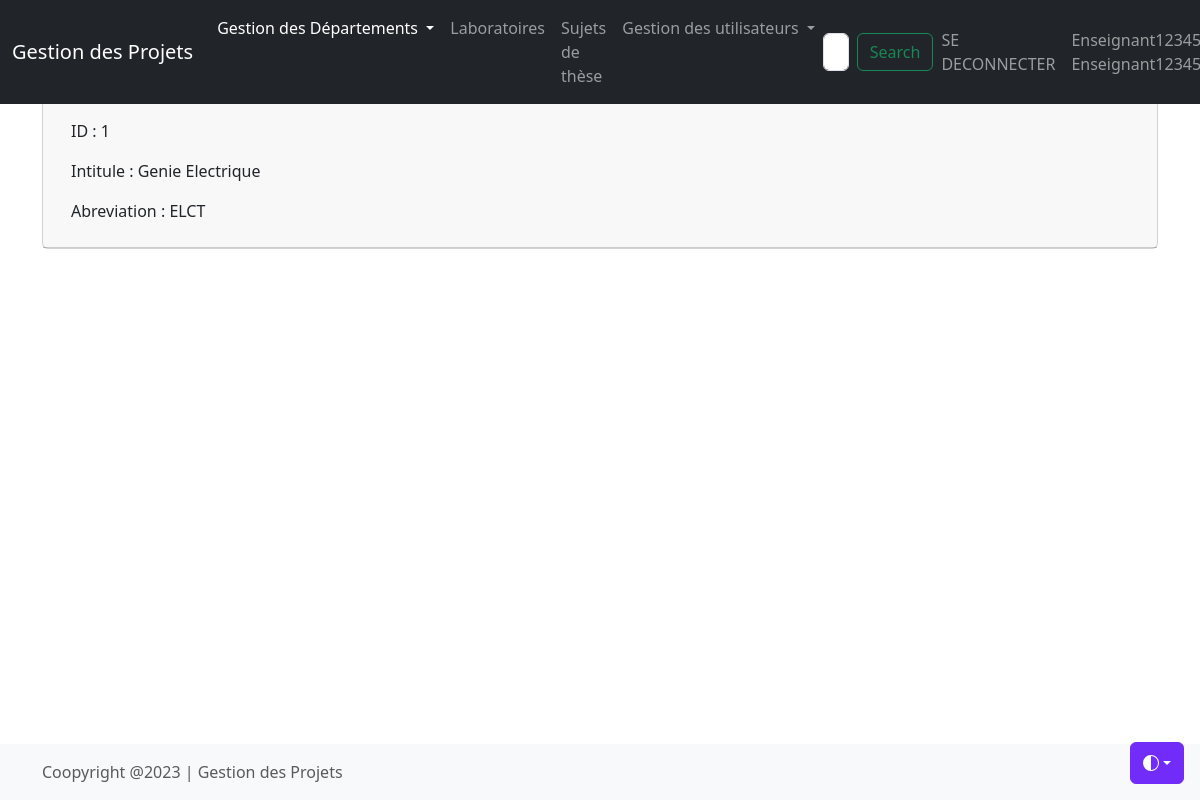
The page /deptdetail.php?id=1 (signed in) on the database its author committed.
### tables this page shows
CREATE TABLE IF NOT EXISTS `departements` (
  `id` int(20) NOT NULL AUTO_INCREMENT,
  `intitule` varchar(500) NOT NULL,
  `abreviation` varchar(100) NOT NULL,
  PRIMARY KEY (`id`)
);

### deptdetail.php (the view, shortened to what this page needs)
<?php
if(isset($_GET['id']) && !empty($_GET['id'])){
    require_once('connect.php');
    $id = strip_tags($_GET['id']);
    $sql = 'SELECT * FROM `departements` WHERE `id` = :id;';
    $query = $db->prepare($sql);
    $query->bindValue(':id', $id, PDO::PARAM_INT);
    $query->execute();
    $departement = $query->fetch();
}else{
    $_SESSION['erreur'] = "URL invalide";
     header('Location: deptlist.php');
}
include_once("header.php");
include_once("main.php");
?>
                         <h1>Détails du Département  <?= $departement['id'] ?></h1>
                         <p>
                        <a  class="btn btn-primary" href="deptlist.php">Liste des Départements </a>
                                            <a class="btn btn-success " href="deptedit.php?id=<?= $departement['id'] ?>">Modifier
                                                </a>
                    <a  class="btn btn-danger" href="deptdel.php?id=<?= $departement['id'] ?>">Supprimer
                    </a>
                        <p>ID    : <?= $departement['id'] ?></p>
                        <p>Intitule    : <?= $departement['intitule'] ?></p>
                        <p>Abreviation : <?= $departement['abreviation'] ?></p>
            </section>
        </div>
    </main>
<?php
include_once("footer.php");
?>

### rows shown on the page
departements: id "1", intitule "Genie Electrique", abreviation "ELCT"
